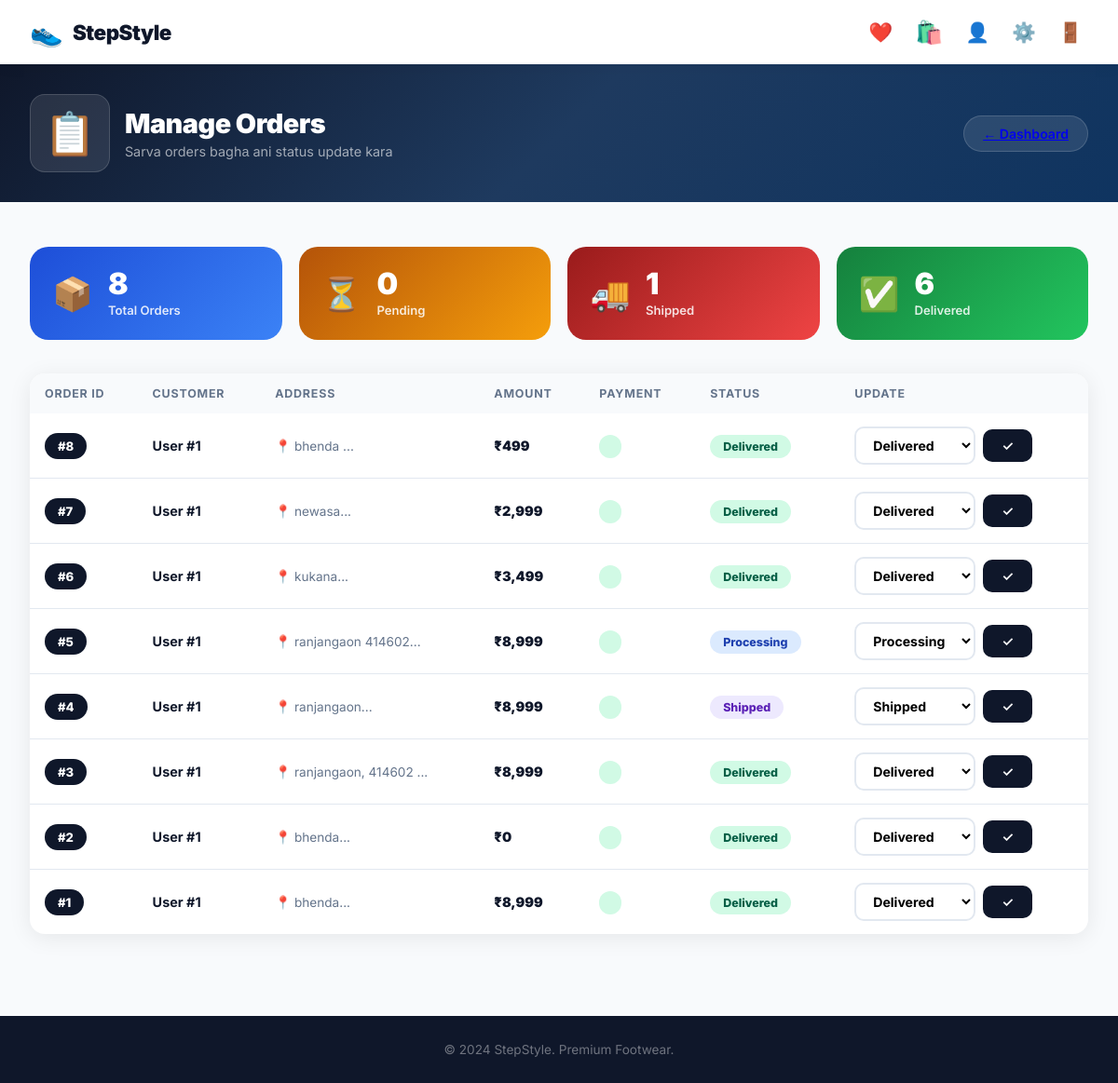
Before: /admin/orders (signed in) with the older database file.
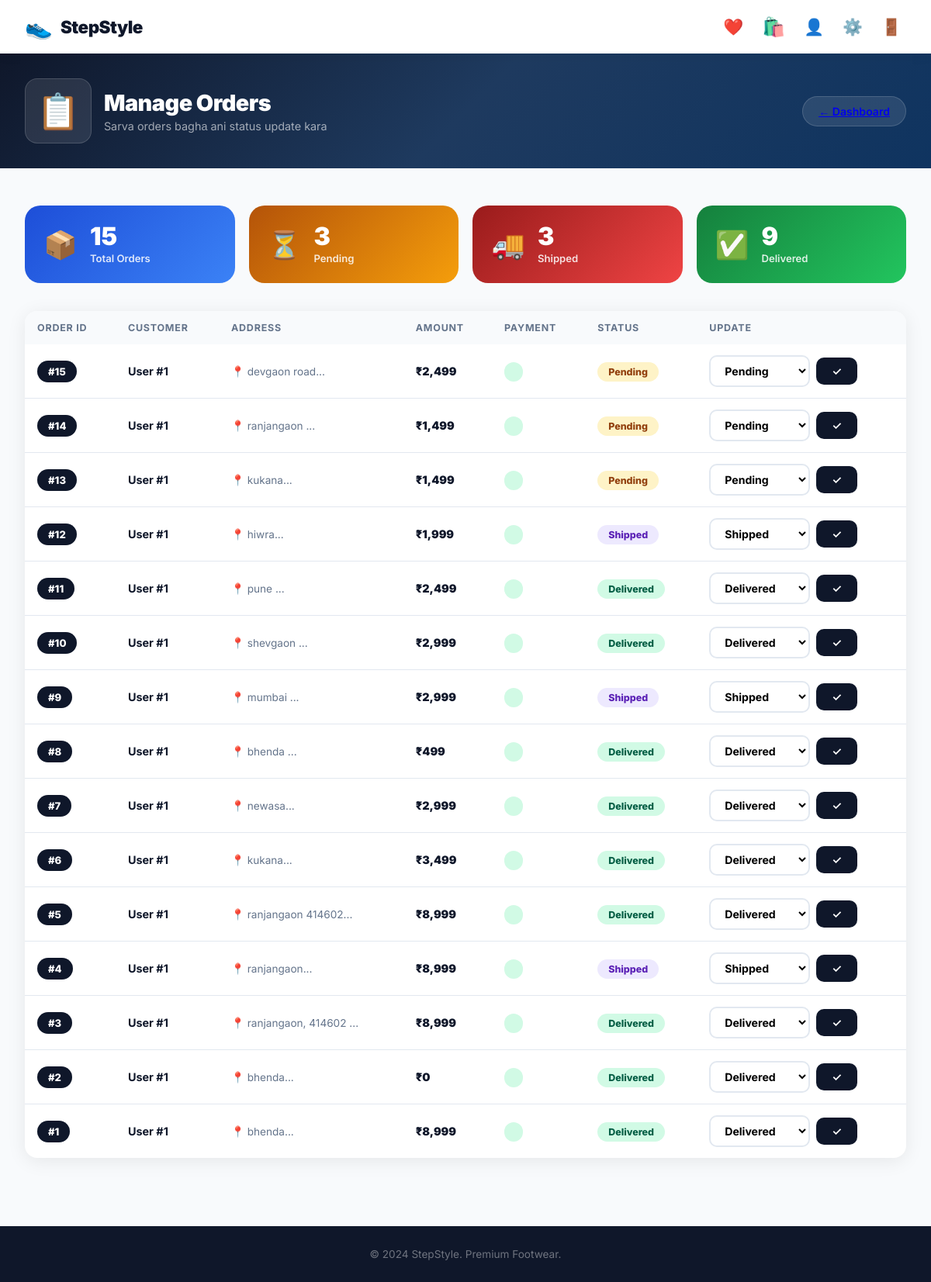
After: the same page with the newer database file.
### app.py (models this page shows)
class Order(db.Model):
    id = db.Column(db.Integer, primary_key=True)
    user_id = db.Column(db.Integer)
    items = db.Column(db.Text)
    total = db.Column(db.Float)
    status = db.Column(db.String(50), default='Pending')
    address = db.Column(db.Text)
    date = db.Column(db.DateTime, default=datetime.utcnow)

### app.py (the view)
@app.route('/admin/orders')
def admin_orders():
    if not session.get('is_admin'):
        return redirect(url_for('login'))
    orders = Order.query.order_by(Order.date.desc()).all()
    return render_template('admin/orders.html', orders=orders)

### app.py (called while the page is built)
def get_cart():
    return session.get('cart', {})

def cart_count():
    return sum(i['qty'] for i in get_cart().values())

### templates/admin/orders.html (shortened to what this page needs)
{% extends 'base.html' %}
{% block content %}
<div class="admin-hero">
    <div class="admin-hero-content">
        <div class="admin-welcome">
            <div class="admin-welcome-icon">📋</div>
            <div>
                <h1>Manage Orders</h1>
                <p>Sarva orders baghа ani status update kara</p>
            </div>
        </div>
        <a href="{{ url_for('admin_dashboard') }}" class="admin-date">← Dashboard</a>
    </div>
</div>
<div class="section">
<div class="admin-stats-grid" style="grid-template-columns: repeat(4,1fr);">
    <div class="admin-stat-card blue">
        <div class="stat-icon">📦</div>
        <div class="stat-info">
            <h2>{{ orders|length }}</h2>
            <p>Total Orders</p>
        </div>
    </div>
    <div class="admin-stat-card yellow">
        <div class="stat-icon">⏳</div>
        <div class="stat-info">
            <h2>{{ orders|selectattr('status','equalto','Pending')|list|length }}</h2>
            <p>Pending</p>
        </div>
    </div>
    <div class="admin-stat-card red">
        <div class="stat-icon">🚚</div>
        <div class="stat-info">
            <h2>{{ orders|selectattr('status','equalto','Shipped')|list|length }}</h2>
            <p>Shipped</p>
        </div>
    </div>
    <div class="admin-stat-card green">
        <div class="stat-icon">✅</div>
        <div class="stat-info">
            <h2>{{ orders|selectattr('status','equalto','Delivered')|list|length }}</h2>
            <p>Delivered</p>
        </div>
    </div>
</div>
{% if orders %}
<div class="admin-table-wrap">
    <table>
        <thead>
            <tr>
                <th>Order ID</th>
                <th>Customer</th>
                <th>Address</th>
                <th>Amount</th>
                <th>Payment</th>
                <th>Status</th>
                <th>Update</th>
            </tr>
        </thead>
        <tbody>
        {% for order in orders %}
        <tr>
            <td>
                <div class="order-badge" style="display:inline-block;">#{{ order.id }}</div>
            </td>
            <td>
                <div style="font-weight:700; font-size:0.9rem;">User #{{ order.user_id }}</div>
            </td>
            <td>
                <div style="font-size:0.85rem; color:var(--gray); max-width:180px;">
                    📍 {{ order.address[:40] }}...
                </div>
            </td>
            <td>
                <div style="font-weight:900; color:var(--primary);">
                    ₹{{ "{:,.0f}".format(order.total) }}
                </div>
            </td>
            <td>
                <span class="payment-method-badge">{{ order.payment_method }}</span>
            </td>
            <td>
                <span class="status {{ order.status|lower }}">{{ order.status }}</span>
            </td>
            <td>
                <form method="POST" action="{{ url_for('update_status', oid=order.id) }}"
                      style="display:flex; gap:8px; align-items:center;">
                    <select name="status" class="status-select">
                        {% for s in ['Pending', 'Processing', 'Shipped', 'Delivered'] %}
                        <option value="{{ s }}" {% if order.status == s %}selected{% endif %}>{{ s }}</option>
                        {% endfor %}
                    </select>
                    <button type="submit" class="btn-update">✓</button>
                </form>
            </td>
        </tr>
        {% endfor %}
        </tbody>
    </table>
</div>
{% endif %}
</div>
{% endblock %}

### templates/base.html (shortened to what this page needs)
<!DOCTYPE html>
<html>
<head>
    <link rel="stylesheet" href="{{ url_for('static', filename='css/style.css') }}">
</head>
<body>
    <nav class="navbar">
    <a href="{{ url_for('index') }}" class="logo">
        <span class="logo-icon">👟</span>
        <span class="logo-text">StepStyle</span>
    </a>
    <div class="nav-right">
        {% if session.user_id %}
            <a href="{{ url_for('wishlist') }}" class="nav-icon-btn">❤️</a>
            <a href="{{ url_for('cart') }}" class="cart-btn">
                🛍️
            </a>
            <a href="{{ url_for('profile') }}" class="nav-icon-btn">👤</a>
            {% if session.is_admin %}
            <a href="{{ url_for('admin_dashboard') }}" class="nav-icon-btn">⚙️</a>
            {% endif %}
            <a href="{{ url_for('logout') }}" class="nav-icon-btn">🚪</a>
        {% else %}
        <a href="{{ url_for('login') }}" class="nav-btn-outline">Login</a>
            <a href="{{ url_for('register') }}" class="nav-btn-fill">Register</a>
        {% endif %}
    </div>
</nav>
<div class="main">{% block content %}{% endblock %}</div>
<footer>
    <p>© 2024 StepStyle. Premium Footwear.</p>
</footer>
</body>
</html>

### static/css/style.css (style rules this page uses)
* { margin: 0; padding: 0; box-sizing: border-box; }
:root { --primary: #0f172a; --accent: #f59e0b; --accent2: #e94560; --light: #f8fafc; --white: #ffffff; --gray: #64748b; --border: #e2e8f0; --radius: 16px; --shadow: 0 4px 24px rgba(0,0,0,0.08); --shadow-lg: 0 12px 40px rgba(0,0,0,0.15); }
html, body { overflow-x: hidden; max-width: 100%; font-family: 'Inter', sans-serif; background: var(--light); color: var(--primary); }
.navbar { background: var(--white); padding: 14px 32px; display: flex; justify-content: space-between; align-items: center; box-shadow: 0 2px 16px rgba(0,0,0,0.06); position: sticky; top: 0; z-index: 100; }
.logo { display: flex; align-items: center; gap: 10px; text-decoration: none; }
.logo-icon { font-size: 1.8rem; }
.logo-text { font-size: 1.4rem; font-weight: 900; color: var(--primary); letter-spacing: -0.5px; }
.nav-right { display: flex; align-items: center; gap: 12px; }
.cart-btn { position: relative; font-size: 1.5rem; text-decoration: none; padding: 6px; }
.nav-icon-btn { font-size: 1.3rem; text-decoration: none; padding: 6px; }
.main { min-height: calc(100vh - 130px); }
.section { padding: 48px 32px; max-width: 1200px; margin: 0 auto; }
.order-badge { background: var(--primary); color: white; padding: 6px 14px; border-radius: 20px; font-size: 0.82rem; font-weight: 800; }
.payment-method-badge { background: #d1fae5; color: #065f46; padding: 5px 12px; border-radius: 20px; font-size: 0.78rem; font-weight: 700; }
.status { padding: 5px 14px; border-radius: 20px; font-size: 0.78rem; font-weight: 800; }
.status.pending { background: #fef3c7; color: #92400e; }
.status.shipped { background: #ede9fe; color: #5b21b6; }
.status.delivered { background: #d1fae5; color: #065f46; }
.admin-hero { background: linear-gradient(135deg, #0f172a 0%, #1e3a5f 50%, #0f3460 100%); padding: 32px; color: white; }
.admin-hero-content { max-width: 1200px; margin: 0 auto; display: flex; justify-content: space-between; align-items: center; }
.admin-welcome { display: flex; align-items: center; gap: 16px; }
.admin-welcome-icon { font-size: 2.8rem; background: rgba(255,255,255,0.1); padding: 14px; border-radius: 16px; border: 1px solid rgba(255,255,255,0.15); }
.admin-welcome h1 { font-size: 1.8rem; font-weight: 900; margin-bottom: 4px; letter-spacing: -0.5px; }
.admin-welcome p { color: rgba(255,255,255,0.6); font-size: 0.9rem; }
.admin-date { background: rgba(255,255,255,0.1); border: 1px solid rgba(255,255,255,0.15); padding: 10px 20px; border-radius: 30px; font-size: 0.88rem; font-weight: 600; }
.admin-stats-grid { display: grid; grid-template-columns: repeat(4, 1fr); gap: 18px; margin-bottom: 36px; }
.admin-stat-card { border-radius: 20px; padding: 24px; display: flex; align-items: center; gap: 16px; position: relative; overflow: hidden; transition: transform 0.2s; }
.admin-stat-card.blue { background: linear-gradient(135deg, #1d4ed8, #3b82f6); color: white; }
.admin-stat-card.green { background: linear-gradient(135deg, #15803d, #22c55e); color: white; }
.admin-stat-card.yellow { background: linear-gradient(135deg, #b45309, #f59e0b); color: white; }
.admin-stat-card.red { background: linear-gradient(135deg, #991b1b, #ef4444); color: white; }
.stat-icon { font-size: 2.2rem; }
.stat-info h2 { font-size: 2rem; font-weight: 900; line-height: 1; margin-bottom: 4px; }
.stat-info p { font-size: 0.82rem; opacity: 0.85; font-weight: 600; }
table { width: 100%; border-collapse: collapse; background: white; border-radius: var(--radius); overflow: hidden; box-shadow: var(--shadow); }
th { background: #f8fafc; padding: 14px 16px; text-align: left; font-size: 0.78rem; color: var(--gray); text-transform: uppercase; letter-spacing: 0.8px; font-weight: 700; }
td { padding: 14px 16px; border-bottom: 1px solid var(--border); font-size: 0.9rem; }
tr:last-child td { border-bottom: none; }
footer { background: var(--primary); color: rgba(255,255,255,0.4); text-align: center; padding: 28px; font-size: 0.85rem; margin-top: 40px; }
.status-select { padding: 9px 14px; border: 2px solid var(--border); border-radius: 10px; font-size: 0.88rem; font-family: inherit; font-weight: 700; background: white; cursor: pointer; outline: none; transition: border-color 0.2s; }
.btn-update { background: var(--primary); color: white; border: none; padding: 9px 20px; border-radius: 10px; font-size: 0.88rem; font-weight: 800; cursor: pointer; transition: all 0.2s; font-family: inherit; white-space: nowrap; }

Changed rows visible on the page:
added Order: id "15", user_id "1", address "devgaon road", total "2,499", status "Pending"
added Order: id "14", user_id "1", address "ranjangaon", total "1,499", status "Pending"
added Order: id "13", user_id "1", address "kukana", total "1,499", status "Pending"
added Order: id "12", user_id "1", address "hiwra", total "1,999", status "Shipped"
added Order: id "11", user_id "1", address "pune", total "2,499", status "Delivered"
added Order: id "10", user_id "1", address "shevgaon", total "2,999", status "Delivered"
added Order: id "9", user_id "1", address "mumbai", total "2,999", status "Shipped"
changed Order "ranjangaon 414602": status "Processing" → "Delivered"
Other visible differences:
{{ orders|length }}: "8" → "15"
{{ orders|selectattr('status','equalto','Pending')|list|length }}: "0" → "3"
{{ orders|selectattr('status','equalto','Shipped')|list|length }}: "1" → "3"
{{ orders|selectattr('status','equalto','Delivered')|list|length }}: "6" → "9"
